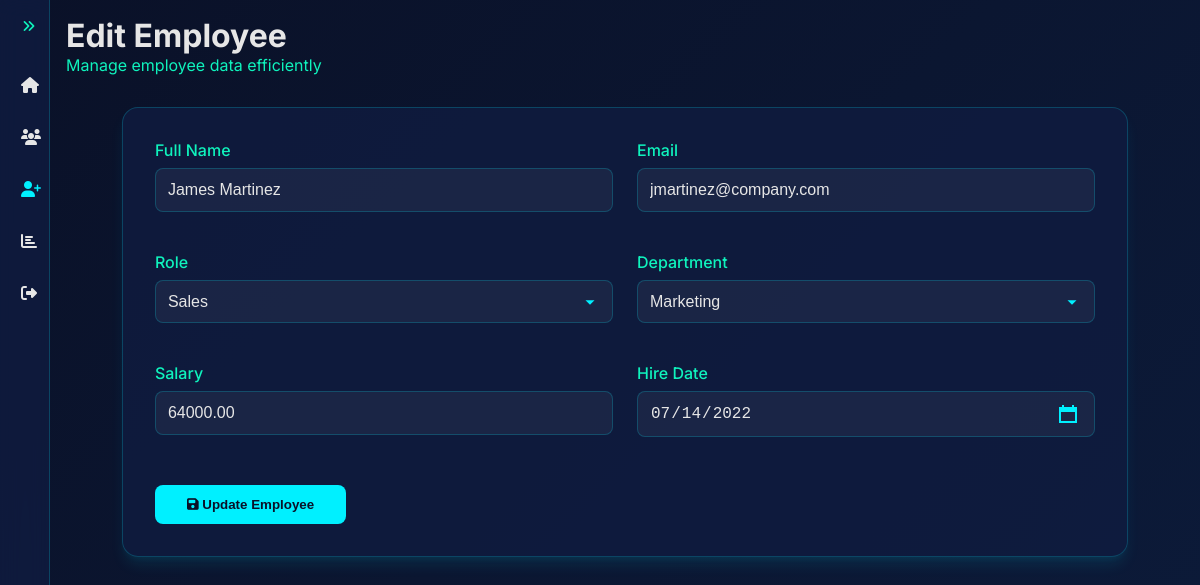
/add_employee.php?id=17 (signed in), run on the app's committed database.
### tables this page shows
CREATE TABLE `employees` (
  `id` int(11) NOT NULL,
  `name` varchar(100) NOT NULL,
  `email` varchar(100) NOT NULL,
  `role` varchar(50) NOT NULL,
  `department` varchar(50) NOT NULL,
  `salary` decimal(10,2) NOT NULL,
  `hire_date` date DEFAULT NULL
);

### add_employee.php (the view, shortened to what this page needs)
<?php
require_once 'include/db_config.php';
$employee = [
    'name' => '',
    'email' => '',
    'role' => '',
    'department' => '',
    'salary' => '',
    'hire_date' => date('Y-m-d')
];
$edit_mode = false;
if (isset($_GET['id']) && is_numeric($_GET['id'])) {
    $edit_mode = true;
    $id = $_GET['id'];
    $query = "SELECT * FROM employees WHERE id = ?";
    $stmt = mysqli_prepare($conn, $query);
    mysqli_stmt_bind_param($stmt, "i", $id);
    mysqli_stmt_execute($stmt);
    $result = mysqli_stmt_get_result($stmt);
    if ($result && mysqli_num_rows($result) > 0) {
        $employee = mysqli_fetch_assoc($result);
    }
}
?>
<!DOCTYPE html>
<html lang="en">
<head>
    <link href="https://cdnjs.cloudflare.com/ajax/libs/font-awesome/6.7.2/css/all.min.css" rel="stylesheet">
    <link rel="stylesheet" href="css/main.css">
    <link rel="stylesheet" href="css/add_employee.css">
</head>
<body>
    <?php include 'include/sidebar.php' ?>
    <main class="main-content">
        <div>
            <h1><?php echo $edit_mode ? 'Edit Employee' : 'Add New Employee'; ?></h1>
            <p>Manage employee data efficiently</p>
        </div>
        <form method="POST">
            <div class="form-grid">
                <div class="form-group">
                    <label class="form-label" for="name">Full Name</label>
                    <input type="text" class="form-control" id="name" name="name"
                        value="<?php echo htmlspecialchars($employee['name']); ?>" required>
                </div>
                <div class="form-group">
                    <label class="form-label" for="email">Email</label>
                    <input type="email" class="form-control" id="email" name="email"
                        value="<?php echo htmlspecialchars($employee['email']); ?>" required>
                </div>
                <div class="form-group">
                    <label class="form-label" for="role">Role</label>
                    <select class="form-control" id="role" name="role" required>
                        <option value="Sales" <?php echo ($employee['role'] === 'Sales') ? 'selected' : ''; ?>>Sales</option>
                    </select>
                </div>
                <div class="form-group">
                    <label class="form-label" for="department">Department</label>
                    <select class="form-control" id="department" name="department" required>
                        <option value="Marketing" <?php echo ($employee['department'] === 'Marketing') ? 'selected' : ''; ?>>Marketing</option>
                    </select>
                </div>
                <div class="form-group">
                    <label class="form-label" for="salary">Salary</label>
                    <div class="input-wrapper">
                        <input type="number" class="form-control" id="salary" name="salary" min="0" step="1"
                            value="<?php echo htmlspecialchars($employee['salary']); ?>">
                    </div>
                </div>
                <div class="form-group">
                    <label class="form-label" for="hire_date">Hire Date</label>
                    <input type="date" class="form-control" id="hire_date" name="hire_date"
                        value="<?php echo htmlspecialchars($employee['hire_date'] ?? date('Y-m-d')); ?>"
                        max="<?php echo date('Y-m-d'); ?>" required>
                </div>
            </div>
            <button type="submit" class="btn btn-primary">
                <i class="fas fa-save"></i> <?php echo $edit_mode ? 'Update Employee' : 'Add Employee'; ?>
            </button>
        </form>
    </main>
</body>
</html>

### css/main.css (style rules this page uses)
:root { --primary-color: #00f0ff; --secondary-color: #0ff3bd; --background-dark: #0a1128; --text-light: #e6e6e6; --accent-glow: rgba(0, 240, 255, 0.3); --card-shadow: 0 10px 15px -3px rgba(0, 240, 255, 0.1), 0 4px 6px -2px rgba(0, 240, 255, 0.05); }
* { margin: 0; padding: 0; box-sizing: border-box; scrollbar-width: thin; scrollbar-color: var(--primary-color) rgba(16, 28, 64, 0.8); }
body { font-family: "Inter", sans-serif; background: linear-gradient(135deg, #0a1128 0%, #0c1b3a 100%); color: var(--text-light); min-height: 100vh; display: grid; grid-template-columns: auto 1fr; }
.main-content { padding: 1rem; max-width: 100%; }
.main-content > div:first-child p { color: var(--secondary-color); }

### css/add_employee.css (style rules this page uses)
form { max-width: 1200px; margin: 2rem auto; width: 90%; background: rgba(16, 28, 64, 0.8); border: 1px solid rgba(0, 240, 255, 0.2); border-radius: 1rem; padding: 2rem; box-shadow: var(--card-shadow); }
.form-grid { display: grid; grid-template-columns: 1fr 1fr; gap: 1.5rem; margin-bottom: 2rem; }
.form-group { margin-bottom: 1rem; }
.form-label { display: block; margin-bottom: 0.5rem; color: var(--secondary-color); font-weight: 500; }
.form-control { width: 100%; padding: 0.75rem; background: rgba(255, 255, 255, 0.05); border: 1px solid rgba(0, 240, 255, 0.2); border-radius: 0.5rem; color: var(--text-light); font-size: 1rem; transition: all 0.3s ease; }
select.form-control { appearance: none; background-repeat: no-repeat; background-position: right 1rem center; padding-right: 2.5rem; }
select.form-control option { background-color: rgba(16, 28, 64, 0.95); color: var(--text-light); padding: 0.75rem; border-bottom: 1px solid rgba(0, 240, 255, 0.2); outline: none; }
.input-wrapper { position: relative; }
input[type="number"] { padding-right: 2.5rem; }
input[type="date"].form-control { position: relative; padding-right: 2.5rem; background-position: right 1rem center; }
.btn { padding: 0.75rem 2rem; border: none; border-radius: 0.5rem; cursor: pointer; font-weight: 600; transition: all 0.3s ease; }
.btn-primary { background-color: var(--primary-color); color: var(--background-dark); }

### data on the page
employees: name "James Martinez", email "jmartinez@company.com", role "Sales", department "Marketing", salary "64000.00", hire_date "07/14/2022"
